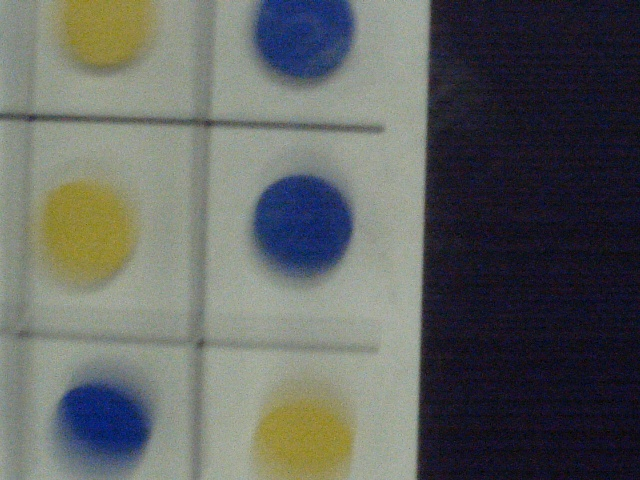
#> input picture ImagenesLab/laboratorio_1.jpg, 640 x 480 px
$ python -i contornosFichas_V3.py   (imports and definitions only)
#> lines starting #> are read from the running program, lines starting #| are printed output that depends on the picture; after the words box and inside, x2 and y2 are one past the last pixel; in counts of white or black regions, pixels touching at a corner belong together
#> further down, picture is the input picture: shape (480, 640, 3); mean B, G, R 96.8, 99.1, 96.1
import cv2
import numpy as np

def detectar_contornos_fichas(image):
    # Definir los rangos de color para cada color
    lower_blue = np.array([90, 50, 50])
    upper_blue = np.array([130, 255, 255])

    lower_red1 = np.array([0, 100, 100])
    upper_red1 = np.array([10, 255, 255])
    lower_red2 = np.array([160, 100, 100])
    upper_red2 = np.array([180, 255, 255])

    lower_green = np.array([40, 100, 100])
    upper_green = np.array([80, 255, 255])

    lower_yellow = np.array([20, 100, 100])
    upper_yellow = np.array([40, 255, 255])

    # Convertir la imagen a espacio de color HSV
    hsv = cv2.cvtColor(image, cv2.COLOR_BGR2HSV)
#> hsv: shape (480, 640, 3); mean H, S, V 77.2, 70, 108.3

    # Crear máscaras para cada color
    mask_blue = cv2.inRange(hsv, lower_blue, upper_blue)
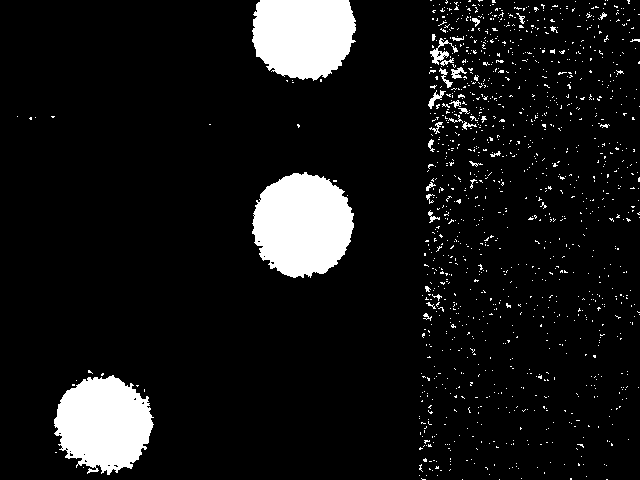
#> mask_blue: shape (480, 640); 8.8% white; 1253 white regions (1220 under 20 px), largest, box (x1, y1, x2, y2) and area: (252, 172, 354, 278) 8182, (54, 375, 154, 475) 7139, (252, 0, 356, 81) 6954
    mask_red1 = cv2.inRange(hsv, lower_red1, upper_red1)
#> mask_red1: shape (480, 640); every value is 0
    mask_red2 = cv2.inRange(hsv, lower_red2, upper_red2)
    mask_green = cv2.inRange(hsv, lower_green, upper_green)
    mask_yellow = cv2.inRange(hsv, lower_yellow, upper_yellow)
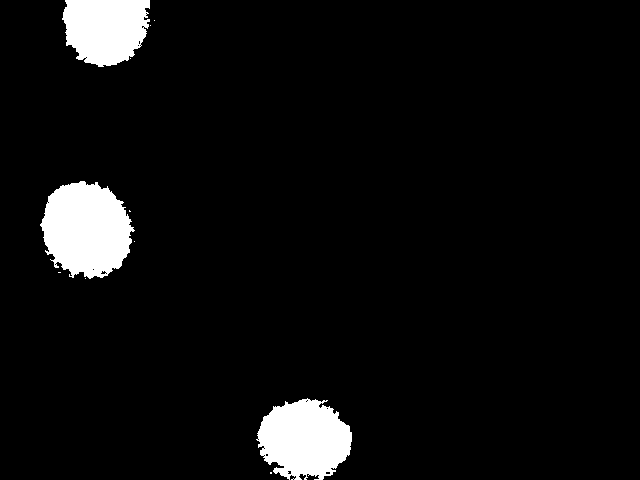
#> mask_yellow: shape (480, 640); 5.6% white; 11 white regions (8 under 20 px), largest, box (x1, y1, x2, y2) and area: (40, 181, 135, 279) 6740, (256, 398, 352, 480) 5708, (62, 0, 150, 67) 4712

    # Combinar las máscaras para todos los colores
    combined_mask = mask_blue + mask_red1 + mask_red2 + mask_green + mask_yellow
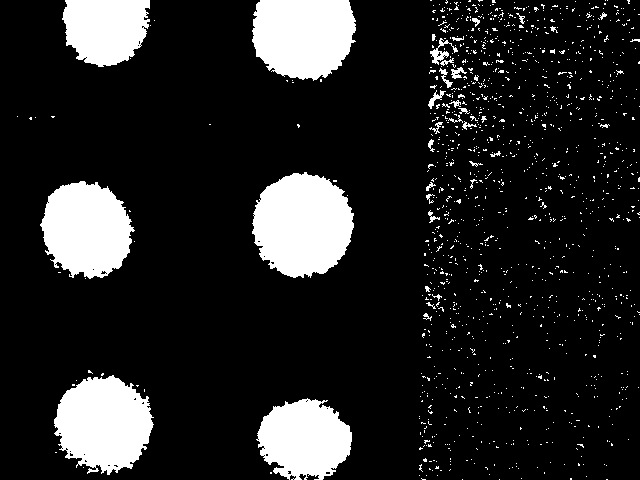
#> combined_mask: shape (480, 640); 14.4% white; 1264 white regions (1228 under 20 px)

    # Encontrar los contornos en la máscara combinada
    contours, _ = cv2.findContours(combined_mask, cv2.RETR_EXTERNAL, cv2.CHAIN_APPROX_SIMPLE)
#> contours = 1264 contours, 1245 with area under 20; largest, box (x1, y1, x2, y2) and area: (252, 172, 354, 278) 8013, (54, 375, 154, 475) 6950, (252, 0, 356, 81) 6783, (40, 181, 135, 279) 6570, (256, 398, 352, 480) 5533

    return contours

# Ejemplo de uso:
"""
# Cargar la imagen
image = cv2.imread('Imagenes/tablero3.png')
contornos_detectados = detectar_contornos_colores(image)
print(contornos_detectados)
# Ahora contornos_detectados contiene los contornos de los colores detectados en la imagen.
"""

>>> import cv2
>>> picture = cv2.imread('../ImagenesLab/laboratorio_1.jpg')
>>> result = detectar_contornos_fichas(picture)
#> result has the same summary as contours in detectar_contornos_fichas

$ run again, on ImagenesLab/laboratorio_12.jpg
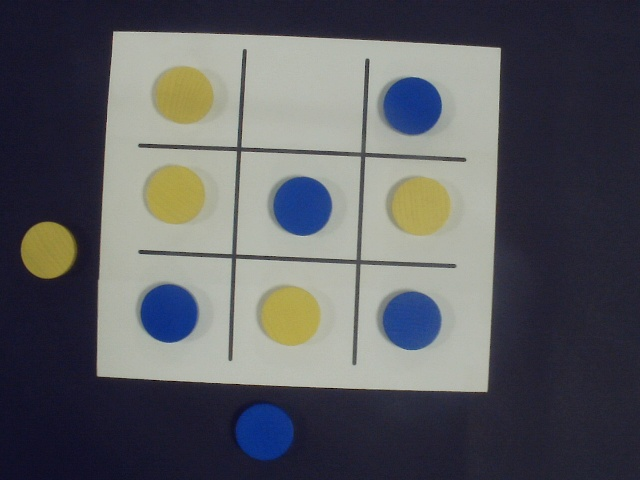
#> input picture ImagenesLab/laboratorio_12.jpg, 640 x 480 px
#> picture is the input picture: shape (480, 640, 3); mean B, G, R 96.4, 91.9, 90.6
#> hsv: shape (480, 640, 3); mean H, S, V 86.4, 68.6, 104.1
#> in detectar_contornos_fichas, `mask_blue = cv2.inRange(hsv, lower_blue, upper_blue)`:
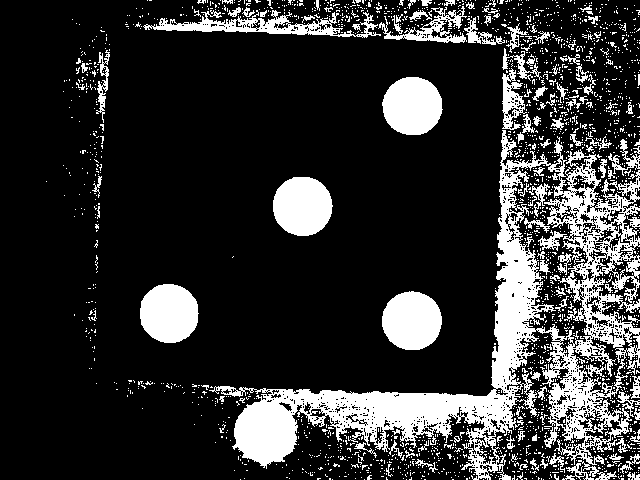
#> mask_blue: shape (480, 640); 19.3% white; 2091 white regions (1965 under 20 px), largest, box (x1, y1, x2, y2) and area: (209, 130, 640, 480) 31627, (273, 177, 333, 236) 2801, (382, 291, 442, 350) 2782
#> mask_red1: shape (480, 640); every value is 0
#> mask_yellow: shape (480, 640); 4.1% white; 5 white regions, box (x1, y1, x2, y2) and area: (262, 287, 320, 345) 2605, (148, 167, 204, 224) 2524, (392, 178, 450, 235) 2515, (157, 68, 213, 123) 2445, (22, 222, 75, 279) 2395
#> in detectar_contornos_fichas, `combined_mask = mask_blue + mask_red1 + mask_red2 + mask_green + mask_..`:
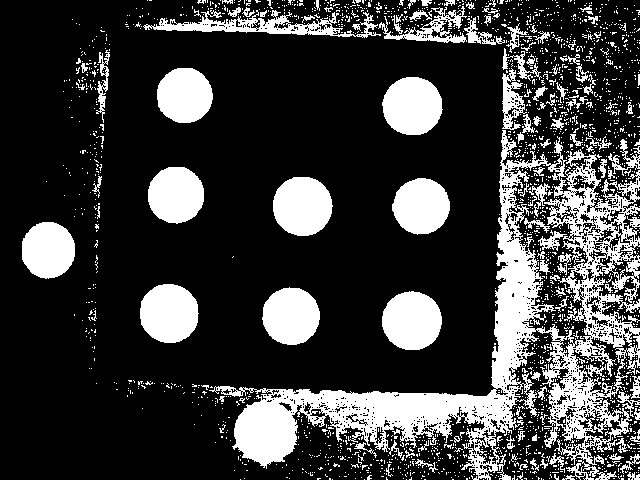
#> combined_mask: shape (480, 640); 23.4% white; 2096 white regions (1965 under 20 px)
#> contours = 1816 contours, 1749 with area under 20; largest, box (x1, y1, x2, y2) and area: (209, 130, 640, 480) 43461, (273, 177, 333, 236) 2716, (382, 291, 442, 350) 2697, (382, 77, 443, 135) 2680, (140, 284, 199, 343) 2673
#> result has the same summary as contours in detectar_contornos_fichas
